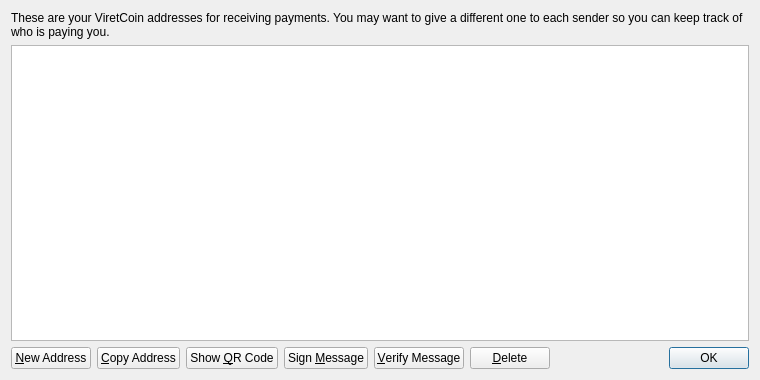
<?xml version="1.0" encoding="UTF-8"?>
<ui version="4.0">
 <class>AddressBookPage</class>
 <widget class="QWidget" name="AddressBookPage">
  <property name="geometry">
   <rect>
    <x>0</x>
    <y>0</y>
    <width>760</width>
    <height>380</height>
   </rect>
  </property>
  <property name="windowTitle">
   <string>Address Book</string>
  </property>
  <layout class="QVBoxLayout" name="verticalLayout">
   <item>
    <widget class="QLabel" name="labelExplanation">
     <property name="text">
      <string>These are your ViretCoin addresses for receiving payments. You may want to give a different one to each sender so you can keep track of who is paying you.</string>
     </property>
     <property name="textFormat">
      <enum>Qt::PlainText</enum>
     </property>
     <property name="wordWrap">
      <bool>true</bool>
     </property>
    </widget>
   </item>
   <item>
    <widget class="QTableView" name="tableView">
     <property name="contextMenuPolicy">
      <enum>Qt::CustomContextMenu</enum>
     </property>
     <property name="toolTip">
      <string>Double-click to edit address or label</string>
     </property>
     <property name="tabKeyNavigation">
      <bool>false</bool>
     </property>
     <property name="alternatingRowColors">
      <bool>true</bool>
     </property>
     <property name="selectionMode">
      <enum>QAbstractItemView::SingleSelection</enum>
     </property>
     <property name="selectionBehavior">
      <enum>QAbstractItemView::SelectRows</enum>
     </property>
     <property name="sortingEnabled">
      <bool>true</bool>
     </property>
     <attribute name="verticalHeaderVisible">
      <bool>false</bool>
     </attribute>
    </widget>
   </item>
   <item>
    <layout class="QHBoxLayout" name="horizontalLayout">
     <item>
      <widget class="QPushButton" name="newAddressButton">
       <property name="toolTip">
        <string>Create a new address</string>
       </property>
       <property name="text">
        <string>&amp;New Address</string>
       </property>
       <property name="icon">
        <iconset resource="../bitcoin.qrc">
         <normaloff>:/icons/add</normaloff>:/icons/add</iconset>
       </property>
      </widget>
     </item>
     <item>
      <widget class="QPushButton" name="copyToClipboard">
       <property name="toolTip">
        <string>Copy the currently selected address to the system clipboard</string>
       </property>
       <property name="text">
        <string>&amp;Copy Address</string>
       </property>
       <property name="icon">
        <iconset resource="../bitcoin.qrc">
         <normaloff>:/icons/editcopy</normaloff>:/icons/editcopy</iconset>
       </property>
      </widget>
     </item>
     <item>
      <widget class="QPushButton" name="showQRCode">
       <property name="text">
        <string>Show &amp;QR Code</string>
       </property>
       <property name="icon">
        <iconset resource="../bitcoin.qrc">
         <normaloff>:/icons/qrcode</normaloff>:/icons/qrcode</iconset>
       </property>
      </widget>
     </item>
     <item>
      <widget class="QPushButton" name="signMessage">
       <property name="toolTip">
        <string>Sign a message to prove you own a ViretCoin address</string>
       </property>
       <property name="text">
        <string>Sign &amp;Message</string>
       </property>
       <property name="icon">
        <iconset resource="../bitcoin.qrc">
         <normaloff>:/icons/edit</normaloff>:/icons/edit</iconset>
       </property>
      </widget>
     </item>
     <item>
      <widget class="QPushButton" name="verifyMessage">
       <property name="toolTip">
        <string>Verify a message to ensure it was signed with a specified ViretCoin address</string>
       </property>
       <property name="text">
        <string>&amp;Verify Message</string>
       </property>
       <property name="icon">
        <iconset resource="../bitcoin.qrc">
         <normaloff>:/icons/transaction_0</normaloff>:/icons/transaction_0</iconset>
       </property>
      </widget>
     </item>
     <item>
      <widget class="QPushButton" name="deleteButton">
       <property name="toolTip">
        <string>Delete the currently selected address from the list</string>
       </property>
       <property name="text">
        <string>&amp;Delete</string>
       </property>
       <property name="icon">
        <iconset resource="../bitcoin.qrc">
         <normaloff>:/icons/remove</normaloff>:/icons/remove</iconset>
       </property>
      </widget>
     </item>
     <item>
      <spacer name="horizontalSpacer">
       <property name="orientation">
        <enum>Qt::Horizontal</enum>
       </property>
       <property name="sizeHint" stdset="0">
        <size>
         <width>40</width>
         <height>20</height>
        </size>
       </property>
      </spacer>
     </item>
     <item>
      <widget class="QDialogButtonBox" name="buttonBox">
       <property name="sizePolicy">
        <sizepolicy hsizetype="Maximum" vsizetype="Fixed">
         <horstretch>0</horstretch>
         <verstretch>0</verstretch>
        </sizepolicy>
       </property>
       <property name="standardButtons">
        <set>QDialogButtonBox::Ok</set>
       </property>
      </widget>
     </item>
    </layout>
   </item>
  </layout>
 </widget>
 <resources>
  <include location="../bitcoin.qrc"/>
 </resources>
 <connections/>
</ui>
